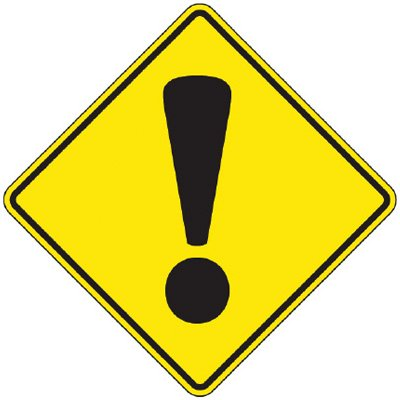
#> input picture Resource/Image/road_sign.jpg, 400 x 400 px, found by its file name
$ python edge_sobel.py   (older library calls are emulated)
#> lines starting #> are read from the running program, lines starting #| are printed output that depends on the picture; after the words box and inside, x2 and y2 are one past the last pixel; in counts of white or black regions, pixels touching at a corner belong together
import cv2
import numpy as np

img = cv2.imread('road_sign.jpg', cv2.IMREAD_GRAYSCALE)
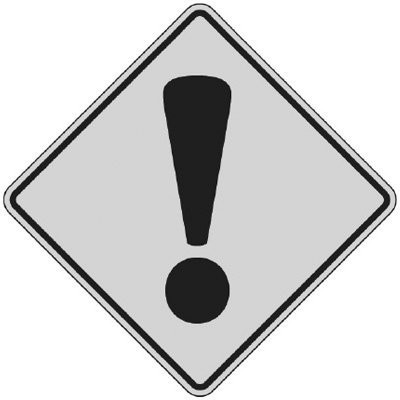
#> img: shape (400, 400); min 0, max 255, mean 210.3
img = cv2.medianBlur(img,5)
sobel_horizontal = cv2.Sobel(img, cv2.CV_64F, 1, 0, ksize=5)
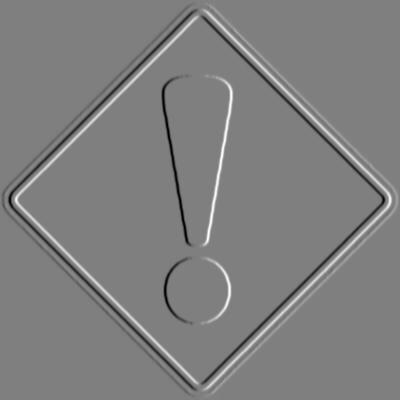
#> sobel_horizontal: shape (400, 400) float64; min -8694, max 8693, mean 0; drawn with min black and max white
sobel_vertical = cv2.Sobel(img, cv2.CV_64F, 0, 1, ksize=5)
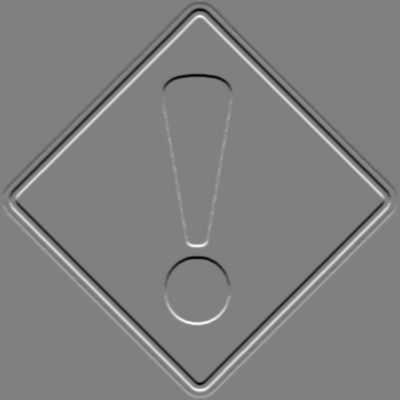
#> sobel_vertical: shape (400, 400) float64; min -8679, max 8576, mean 0; drawn with min black and max white

cv2.imshow('Original', img)
cv2.imshow('Sobel horizontal', sobel_horizontal)
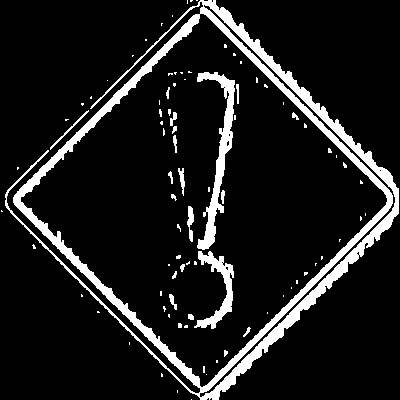
#> window 'Sobel horizontal': shape (400, 400); 11% white; 88 white regions (67 under 20 px), largest, box (x1, y1, x2, y2) and area: (5, 0, 399, 400) 13491, (197, 72, 235, 250) 1822, (194, 251, 234, 329) 974
cv2.imshow('Sobel vertical', sobel_vertical)
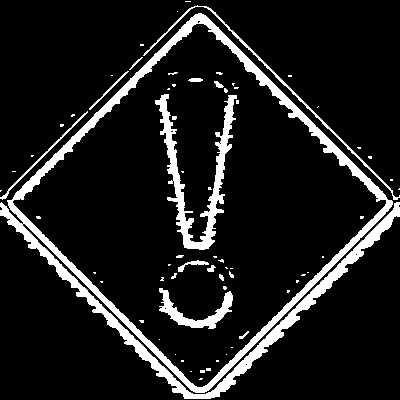
#> window 'Sobel vertical': shape (400, 400); 11.3% white; 69 white regions (54 under 20 px), largest, box (x1, y1, x2, y2) and area: (0, 13, 400, 399) 12297, (155, 94, 237, 250) 2928, (159, 288, 233, 329) 924

cv2.waitKey(0)

$ run again, with Resource/Image/WhatsApp Image 2019-09-20 at 2.58.25 PM.jpeg copied over Resource/Image/road_sign.jpg
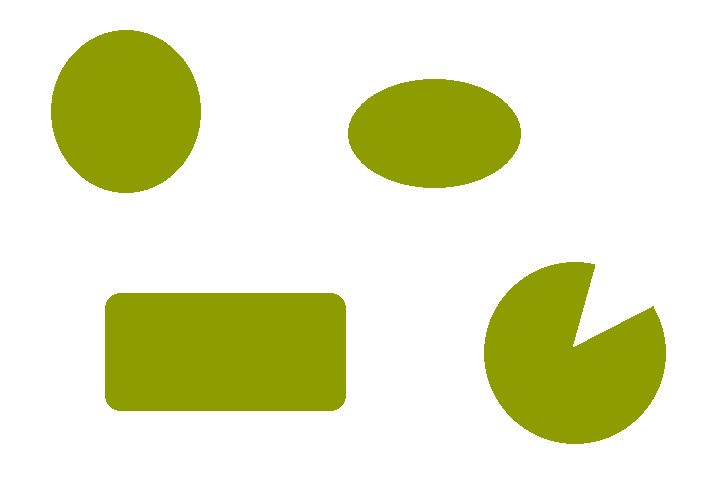
#> input picture Resource/Image/WhatsApp Image 2019-09-20 at 2.58.25 PM.jpeg, 704 x 501 px, found by its file name
#> `cv2.imshow('Sobel horizontal', sobel_horizontal)`:
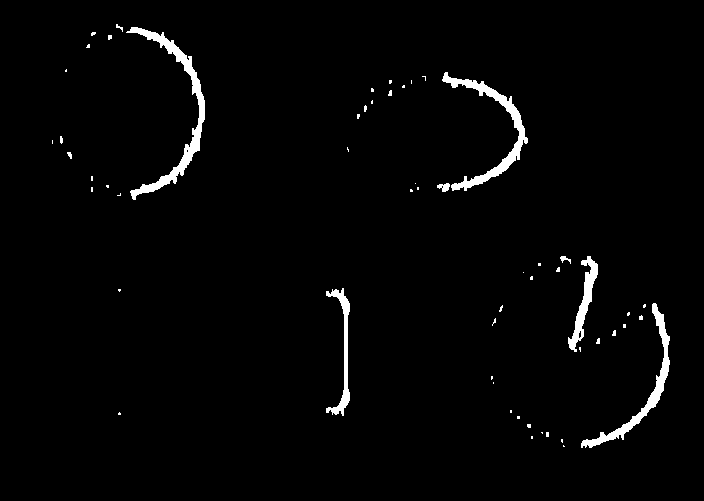
#> window 'Sobel horizontal': shape (501, 704); 2.1% white; 57 white regions (47 under 20 px), largest, box (x1, y1, x2, y2) and area: (126, 27, 205, 200) 1949, (442, 72, 528, 191) 1646, (581, 303, 670, 448) 1403
#> `cv2.imshow('Sobel vertical', sobel_vertical)`:
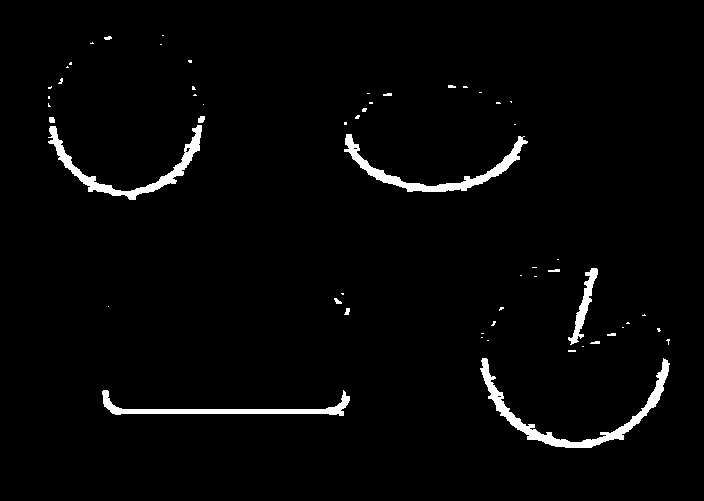
#> window 'Sobel vertical': shape (501, 704); 2.4% white; 56 white regions (41 under 20 px), largest, box (x1, y1, x2, y2) and area: (480, 358, 670, 448) 2302, (344, 134, 528, 192) 1816, (48, 125, 202, 200) 1805
